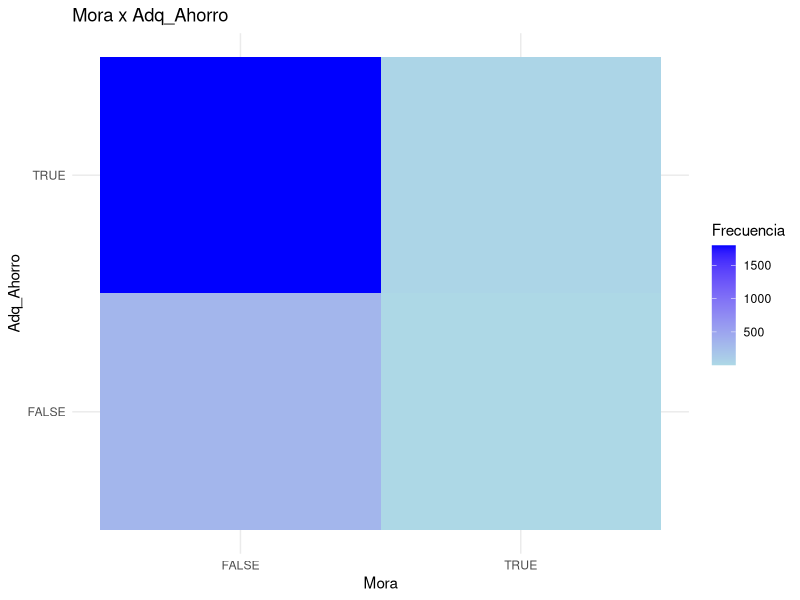
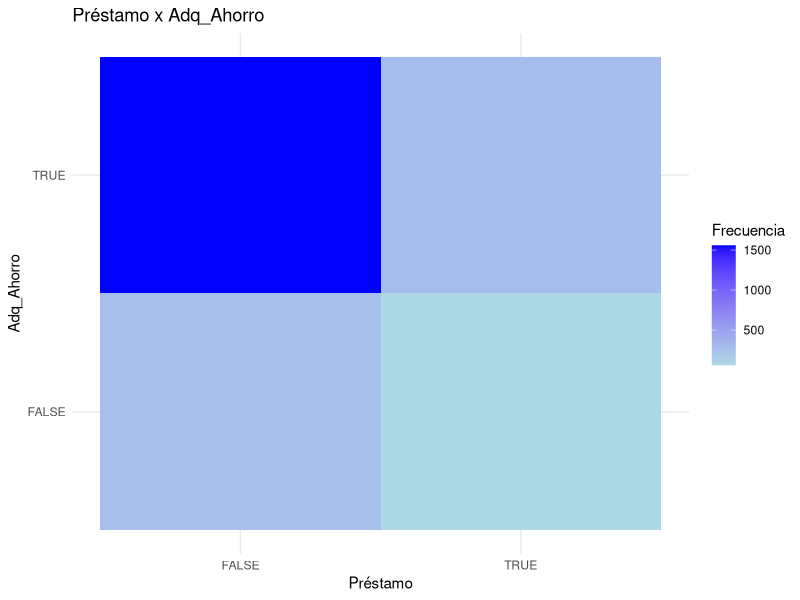
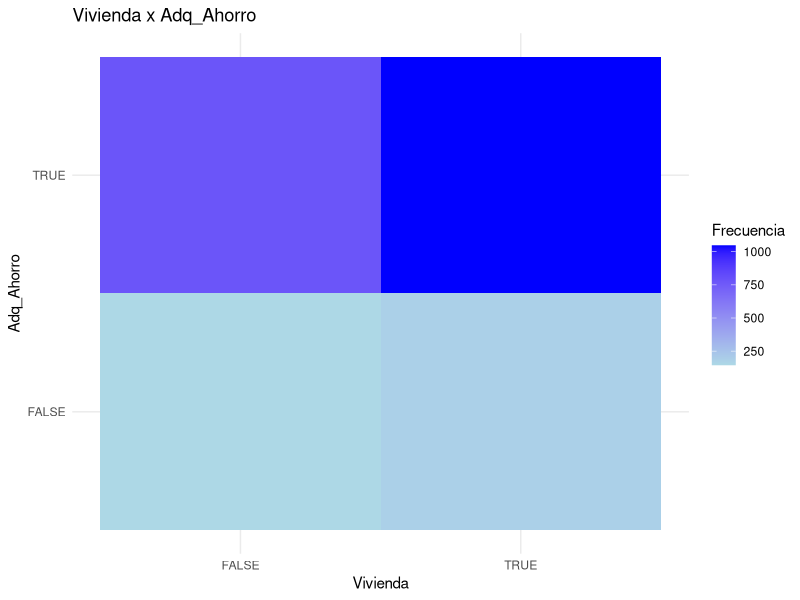
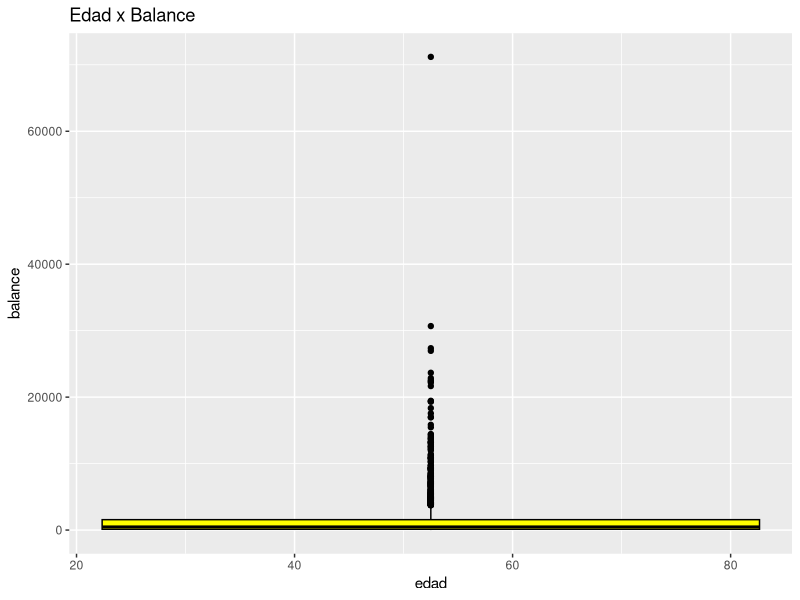
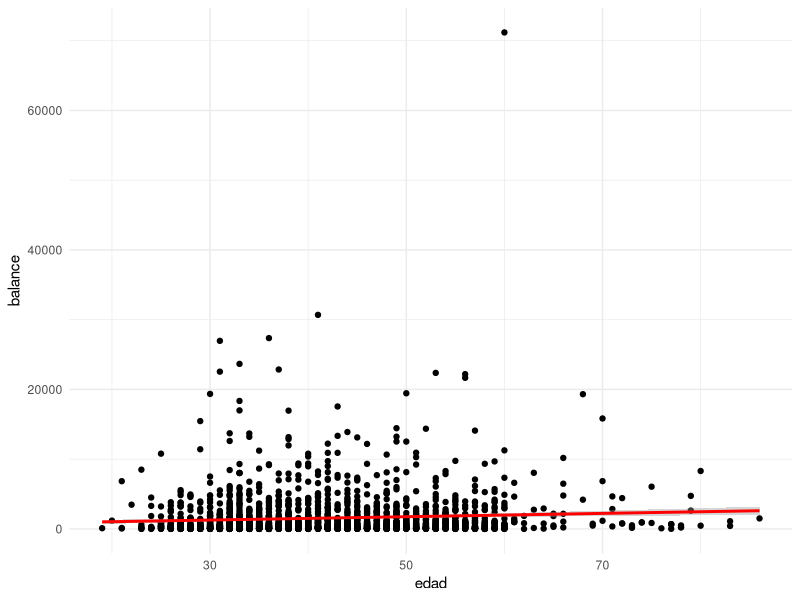
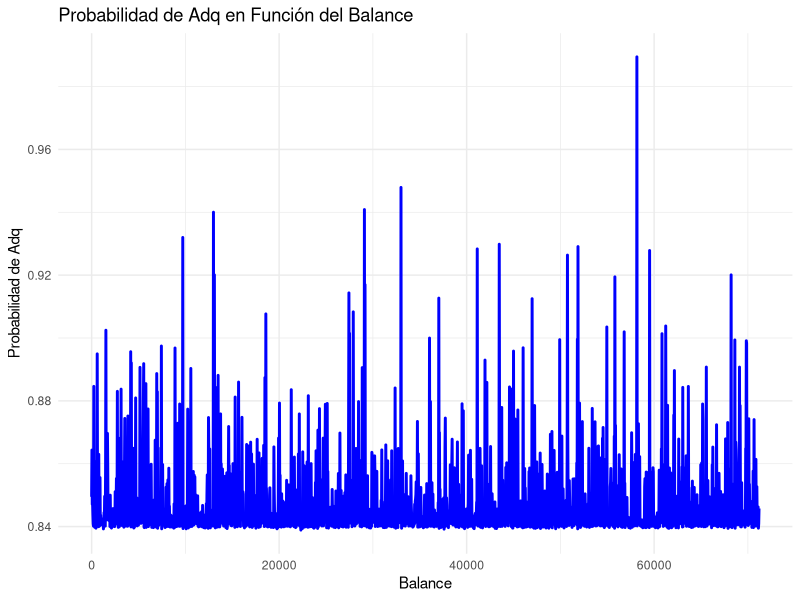
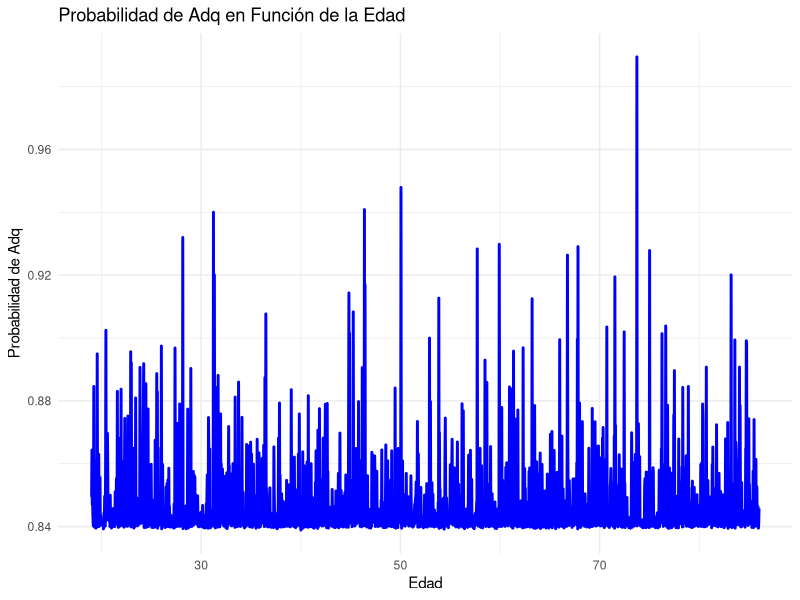
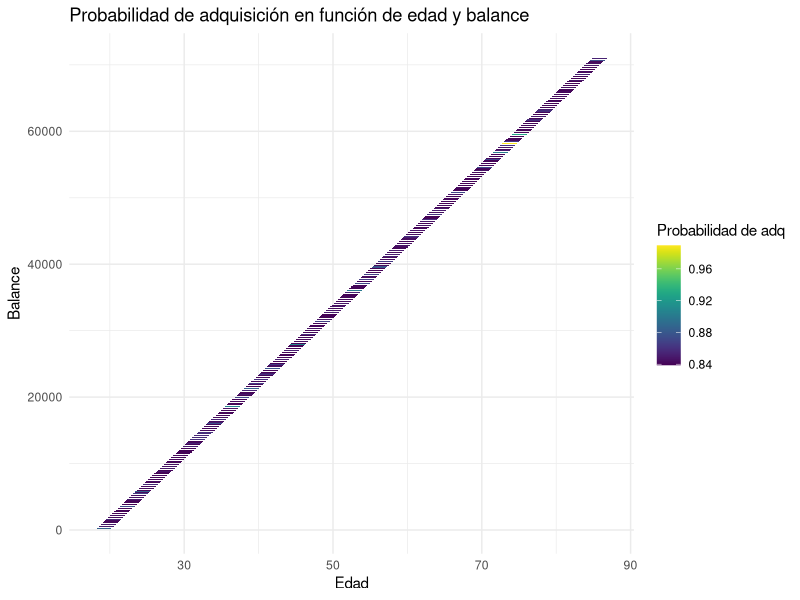

These figures' R source, in order:
## ---- chunk 1
library(readr)
library(dplyr)
library(ggplot2)
library(modeest)
## ---- chunk 2
setwd("/home/diego/Desktop/stats-class/datasets") # Cambiamos de directorio
getwd() # Comprobar ruta nueva (carpeta de datasets, donde accederemos a nuestro archivo csv)
DFO <- read.csv("AdquisicionAhorro.csv") # Leemos el CSV
DF <- DFO # Pasamos el dataframe original a un nuevo dataframe, sobre el cual se realizará la limpieza
## ---- chunk 3
sum(is.na(DF) | DF == "") # Cantidad de datos faltantes
sum(rowSums(is.na(DF) | DF == "") > 0) # Cantidad de observaciones incompletas
## ---- chunk 4
sapply(DF, function(x) sum(is.na(x) | x == ""))
## ---- chunk 5
# Comprobamos los distintos valores que tienen cada una de las variables
unique(DF$mora)
unique(DF$vivienda)
unique(DF$prestamo)
unique(DF$Adq_Ahorro)
# Revisamos la frecuencia de cada uno
table(DF$mora)
table(DF$vivienda)
table(DF$prestamo)
table(DF$Adq_Ahorro)
## ---- chunk 6
DF$mora[DF$mora == ""] <- "no"
DF$prestamo[DF$prestamo == ""] <- "no"
## ---- chunk 7
DF$vivienda[DF$vivienda == ""] <- "no"
## ---- chunk 8
DF$mora <- ifelse(DF$mora == "si", TRUE, FALSE)
DF$vivienda <- ifelse(DF$vivienda == "si", TRUE, FALSE)
DF$prestamo <- ifelse(DF$prestamo == "si", TRUE, FALSE)
DF$Adq_Ahorro <- ifelse(DF$Adq_Ahorro == 1, TRUE, FALSE)
str(DF)
## ---- chunk 9
# Comprobamos los distintos valores que tienen cada una de las variables
unique(DF$estciv)
unique(DF$educacion)
# Podemos comprobar la cantidad de strings vacíos
table(DF$estciv)
table(DF$educacion)
## ---- chunk 10
DF$educacion[DF$educacion == ""] <- "desconocido"
table(DF$educacion)
DF$educacion <- factor(DF$educacion)
## ---- chunk 11
DF$estciv[DF$estciv == ""] <- "desconocido"
table(DF$estciv)
DF$estciv <- factor(DF$estciv)
## ---- chunk 12
table(DF$pdias)
## ---- chunk 13
DF$pdias[is.na(DF$pdias)] <- -1
DF$pdias <- as.integer(DF$pdias)
## ---- chunk 14
table(DF$previo)
## ---- chunk 15
DF$previo[is.na(DF$previo)] <- 0
DF$previo <- as.integer(DF$previo)
## ---- chunk 16
table(DF$dia)
## ---- chunk 17
DF$dia <- round(DF$dia)
## ---- chunk 18
CV_Dia <- sd(DF$dia[!is.na(DF$dia)])/mean(DF$dia[!is.na(DF$dia)])
CV_Dia # Vemos que CV > 0.3, por ende en este caso tomaremos por conveniencia la mediana
median(DF$dia[!is.na(DF$dia)]) # Obtenemos 16 como la mediana
DF$dia[is.na(DF$dia)] <- 16
DF$dia <- as.integer(DF$dia)
## ---- chunk 19
table(DF$edad)
## ---- chunk 20
CV_Edad <- sd(DF$edad[!is.na(DF$edad)])/mean(DF$edad[!is.na(DF$edad)])
CV_Edad # Vemos que CV < 0.3, por ende en este caso tomaremos por conveniencia la media
mean(DF$edad[!is.na(DF$edad)]) # Obtenemos 41.24081 como la media. Como estamos trabajando con enteros, redondeamos a 41.
DF$edad[is.na(DF$edad)] <- 41
DF$edad <- as.integer(DF$edad)
## ---- chunk 21
table(DF$campana)
## ---- chunk 22
CV_Campana <- sd(DF$campana[!is.na(DF$campana)])/mean(DF$campana[!is.na(DF$campana)])
CV_Campana # Vemos que CV >> 0.3, por ende en este caso tomaremos por conveniencia la mediana
median(DF$campana[!is.na(DF$campana)]) # Obtenemos 2 como mediana
DF$campana[is.na(DF$campana)] <- 2
DF$campana <- as.integer(DF$campana)
## ---- chunk 23
# table(DF$duracion)
# Los valores son muchos y en su mayoría únicos (o con bajas frecuencias absolutas), por lo que evitaremos imprimirlos todos cada vez que se ejecute el programa.
## ---- chunk 24
CV_Duracion <- sd(DF$duracion[!is.na(DF$duracion)])/mean(DF$duracion[!is.na(DF$duracion)])
CV_Duracion # Vemos que CV > 0.3, por ende en este caso tomaremos por conveniencia la mediana
median(DF$duracion[!is.na(DF$duracion)]) # Obtenemos 181 como mediana
DF$duracion[is.na(DF$duracion)] <- 181
DF$duracion <- as.integer(DF$duracion)
## ---- chunk 25
# table(DF$balance)
# unique(DF$balance)
# Al igual que en la anterior variable, hay muchos datos distintos y por ende no vale la perna imprimirlos todos cada vez que se ejecute el programa.
## ---- chunk 26
DF$balance <- as.numeric(DF$balance)
str(DF)
## ---- chunk 27
CV_Balance <- sd(DF$balance[!is.na(DF$balance)])/mean(DF$balance[!is.na(DF$balance)])
CV_Balance # El valor del CV es bastante alto
## ---- chunk 28
DFF <- DF
DFF <- DFF %>% filter(!is.na(DFF$balance)) # Filtrar los valores nulos de balance
str(DFF)
sum(is.na(DFF) | DFF == "") # Cantidad de datos faltantes
sum(rowSums(is.na(DFF) | DFF == "") > 0) # Cantidad de observaciones incompletas
sapply(DFF, function(x) sum(is.na(x) | x == "")) # Cantidad de datos faltantes por variables
#View(DFF) # Ver el dataframe final
## ---- chunk 29
resumen_estadistico <- function(vector) {
  # Calcular los valores solicitados
  minimo <- min(vector, na.rm = TRUE)
  maximo <- max(vector, na.rm = TRUE)
  rango <- maximo - minimo
  q1 <- quantile(vector, probs = 0.25, na.rm = TRUE)
  mediana <- median(vector, na.rm = TRUE)
  q3 <- quantile(vector, probs = 0.75, na.rm = TRUE)
  iqr <- q3 - q1
  media <- mean(vector, na.rm = TRUE)
  moda <- mfv(vector)
  desviacion_standar <- sd(vector, na.rm = TRUE)
  coeficiente_variacion <- desviacion_standar / media
  
  # Imprimir los resultados
  cat("Resumen estadístico de la variable:\n")
  cat("Mínimo:", minimo, "\n")
  cat("Máximo:", maximo, "\n")
  cat("Rango:", rango, "\n")
  cat("Cuartil 1 (Q1):", q1, "\n")
  cat("Mediana (Q2):", mediana, "\n")
  cat("Cuartil 3 (Q3):", q3, "\n")
  cat("Rango intercuartílico:", iqr, "\n")
  cat("Media:", media, "\n")
  cat("Moda:", moda, "\n")
  cat("Desviación estándar:", desviacion_standar, "\n")
  cat("Coeficiente de variación:", coeficiente_variacion, "\n")
}
## ---- chunk 30
table(DFF$Adq_Ahorro)
table(DFF$vivienda)
table(DFF$prestamo)
table(DFF$mora)
table(DFF$edad)
## ---- chunk 31
datos <- data.frame(
  variable1 = DFF$mora,
  variable2 = DFF$Adq_Ahorro
)
tabla <- table(datos$variable1, datos$variable2)
tabla_df <- as.data.frame(tabla)
ggplot(tabla_df, aes(x = Var1, y = Var2, fill = Freq)) +
  geom_tile() +
  scale_fill_gradient(low = "lightblue", high = "blue") +
  labs(title = "Mora x Adq_Ahorro",
       x = "Mora",
       y = "Adq_Ahorro",
       fill = "Frecuencia") +
  theme_minimal()
## ---- chunk 32
datos <- data.frame(
  variable1 = DFF$prestamo,
  variable2 = DFF$Adq_Ahorro
)
tabla <- table(datos$variable1, datos$variable2)
tabla_df <- as.data.frame(tabla)
ggplot(tabla_df, aes(x = Var1, y = Var2, fill = Freq)) +
  geom_tile() +
  scale_fill_gradient(low = "lightblue", high = "blue") +
  labs(title = "Préstamo x Adq_Ahorro",
       x = "Préstamo",
       y = "Adq_Ahorro",
       fill = "Frecuencia") +
  theme_minimal()
## ---- chunk 33
datos <- data.frame(
  variable1 = DFF$vivienda,
  variable2 = DFF$Adq_Ahorro
)
tabla <- table(datos$variable1, datos$variable2)
tabla_df <- as.data.frame(tabla)
ggplot(tabla_df, aes(x = Var1, y = Var2, fill = Freq)) +
  geom_tile() +
  scale_fill_gradient(low = "lightblue", high = "blue") +
  labs(title = "Vivienda x Adq_Ahorro",
       x = "Vivienda",
       y = "Adq_Ahorro",
       fill = "Frecuencia") +
  theme_minimal()
## ---- chunk 34
ggplot(DFF, aes(x = edad, y = balance)) +
  geom_boxplot(fill = "yellow", color = "black") +
  labs(title = "Edad x Balance", x = "edad", y = "balance")
## ---- chunk 35
ggplot(DFF, aes(x = edad, y = balance)) +
  geom_point() +
  geom_smooth(method = "lm", col = "red") +
  theme_minimal() 
## ---- chunk 36
rlog <- glm(DFF$Adq_Ahorro ~ DFF$edad + DFF$balance, family = binomial())
summary(rlog)

balance_rango <- seq(min(DFF$balance), max(DFF$balance), length.out = 2154)
pred_df <- data.frame(
  balance = balance_rango,
  edad = rep(mean(DFF$edad), 2154)
)

pred_df$probabilidad <- predict(rlog, newdata = pred_df, type = "response")

ggplot(pred_df, aes(x = balance, y = probabilidad)) +
  geom_line(color = "blue", size = 1) +
  labs(title = "Probabilidad de Adq en Función del Balance",
       x = "Balance", y = "Probabilidad de Adq") +
  theme_minimal()
## ---- chunk 37
edad_rango <- seq(min(DFF$edad), max(DFF$edad), length.out = 2154)

pred_df <- data.frame(
  edad = edad_rango,
  balance = rep(mean(DFF$balance), 2154)
)

pred_df$probabilidad <- predict(rlog, newdata = pred_df, type = "response")

ggplot(pred_df, aes(x = edad, y = probabilidad)) +
  geom_line(color = "blue", size = 1) +
  labs(title = "Probabilidad de Adq en Función de la Edad",
       x = "Edad", y = "Probabilidad de Adq") +
  theme_minimal()
## ---- chunk 38
grid <- data.frame(
  edad = seq(min(DFF$edad), max(DFF$edad), length.out = 2154),
  balance = seq(min(DFF$balance), max(DFF$balance), length.out = 2154)
)
head(grid)
grid$probabilidad <- predict(rlog, newdata = grid, type = "response")
library(viridis)
ggplot(grid, aes(x = edad, y = balance, z = probabilidad)) +
  geom_tile(aes(fill = probabilidad), width = 2, height = 20) +
  scale_fill_viridis() +
  labs(title = "Probabilidad de adquisición en función de edad y balance",
       x = "Edad", y = "Balance", fill = "Probabilidad de adq") +
  theme_minimal()
## ---- chunk 39
data_estciv = table(subset(DFF, Adq_Ahorro == TRUE)$estciv)
tabla_estciv <- data.frame(
  estciv = (names(data_estciv)),
  frecuencia = as.vector(data_estciv),
  porcentaje = round(as.vector(prop.table(data_estciv)), 4)
)
tabla_estciv

ggplot(DFF, aes(x = estciv)) +
  geom_bar(fill = "blue", color = "black") +
  labs(title = "Gráfico de Barras de estado civil", x = "Estado civil", y = "Frecuencia")
## ---- chunk 40
data_edu = table(subset(DFF, Adq_Ahorro == TRUE)$educacion)
tabla_edu <- data.frame(
  estciv = (names(data_edu)),
  frecuencia = as.vector(data_edu),
  porcentaje = round(as.vector(prop.table(data_edu)), 4)
)
tabla_edu

ggplot(DFF, aes(x = educacion)) +
  geom_bar(fill = "green", color = "black") +
  labs(title = "Gráfico de Barras de educación", x = "Educación", y = "Frecuencia")
## ---- chunk 41
# Gráfico de cajas para la variable eduacion y duracion:
ggplot(DFF, aes(x = educacion, y = duracion)) +
  geom_boxplot(fill = "red", color = "black") +
  labs(title = "Diagrama de Cajas de Educacion vs Duración ", x = "Educación", y = "Duración")
## ---- chunk 42
data_dia = table(subset(DFF, Adq_Ahorro == TRUE)$dia)

tabla_dia <- data.frame(
  dia = sort(as.integer(names(data_dia))),
  frecuencia = as.vector(data_dia),
  porcentaje = round(as.vector(prop.table(data_dia)), 4)
)
tabla_dia

ggplot(tabla_dia, aes(x = dia, y = frecuencia, fill = frecuencia)) +
  geom_bar(stat = "identity", color = "black") +
  scale_fill_gradient(
    low = "red",
    high = "green"
  ) +
  labs(
    title = "Cantidad de clientes contactados que adquirieron cuenta de ahorros según el día del mes",
    x = "Día del mes",
    y = "Clientes",
    fill = NULL
  ) +
  theme_minimal()

resumen_estadistico(subset(DFF, Adq_Ahorro == TRUE)$dia)

## ---- chunk 43
rango_dia <- table(cut(subset(DFF, Adq_Ahorro == TRUE)$dia, breaks = seq(1, 31, by = 10), right = FALSE, include.lowest = TRUE))
tabla_dia <- data.frame(
  dia = names(rango_dia),
  frecuencia = as.vector(rango_dia),
  porcentaje = round(as.vector(prop.table(rango_dia)), 4)
)
tabla_dia

ggplot(subset(DFF, Adq_Ahorro == TRUE), aes(x = dia, fill = after_stat(count))) +
  geom_histogram(binwidth = 10, boundary = 1, color = "black") +
  scale_fill_gradient(
    low = "red",
    high = "blue"
  ) +
  scale_x_continuous(
    breaks = seq(1, 31, by = 10)
  ) +
  labs(
    title = "Cantidad de clientes contactados que adquirieron cuenta de ahorros según los\ndías del mes",
    x = "Días del mes",
    y = "Clientes",
    fill = NULL
  ) +
  theme_minimal()
## ---- chunk 44
rango_dia <- table(cut(subset(DFF, Adq_Ahorro == FALSE)$dia, breaks = seq(1, 31, by = 10), right = FALSE, include.lowest = TRUE))
tabla_dia <- data.frame(
  dia = names(rango_dia),
  frecuencia = as.vector(rango_dia),
  porcentaje = round(as.vector(prop.table(rango_dia)), 4)
)
tabla_dia

ggplot(subset(DFF, Adq_Ahorro == FALSE), aes(x = dia, fill = after_stat(count))) +
  geom_histogram(binwidth = 10, boundary = 1, color = "black") +
  scale_fill_gradient(
    low = "red",
    high = "blue"
  ) +
  scale_x_continuous(
    breaks = seq(1, 31, by = 10)
  ) +
  labs(
    title = "Cantidad de clientes contactados que no adquirieron cuenta de ahorros según los\ndías del mes",
    x = "Días del mes",
    y = "Clientes",
    fill = NULL
  ) +
  theme_minimal()
## ---- chunk 45
rango_duracion <- table(cut(subset(DFF, Adq_Ahorro == TRUE)$duracion, breaks = seq(0, 2050, by = 50), right = FALSE, include.lowest = TRUE))
tabla_duracion <- data.frame(
  duracion = names(rango_duracion),
  frecuencia = as.vector(rango_duracion),
  porcentaje = round(as.vector(prop.table(rango_duracion)), 4)
)
tabla_duracion

ggplot(subset(DFF, Adq_Ahorro == TRUE), aes(x = duracion, fill = after_stat(count))) +
  geom_histogram(binwidth = 50, boundary = 0, color = "black") +
  scale_fill_gradient(
    low = "red",
    high = "blue"
  ) +
  labs(
    title = "Duración del último contacto de clientes que aceptaron adquirir una cuenta de\nahorros",
    x = "Duración del último contacto (segundos)",
    y = "Clientes",
    fill = NULL
  ) +
  theme_minimal()
resumen_estadistico(subset(DFF, Adq_Ahorro == TRUE)$duracion)
## ---- chunk 46
rango_duracion <- table(cut(subset(DFF, Adq_Ahorro == FALSE)$duracion, breaks = seq(0, 2050, by = 50), right = FALSE, include.lowest = TRUE))
tabla_duracion <- data.frame(
  duracion = names(rango_duracion),
  frecuencia = as.vector(rango_duracion),
  porcentaje = round(as.vector(prop.table(rango_duracion)), 4)
)
tabla_duracion

ggplot(subset(DFF, Adq_Ahorro == FALSE), aes(x = duracion, fill = after_stat(count))) +
  geom_histogram(binwidth = 50, boundary = 0, color = "black") +
  scale_fill_gradient(
    low = "red",
    high = "blue"
  ) +
  labs(
    title = "Duración del íltimo contacto de clientes que no aceptaron adquirir una cuenta de\nahorros",
    x = "Duración del último contacto (segundos)",
    y = "Clientes",
    fill = NULL
  ) +
  theme_minimal()
resumen_estadistico(subset(DFF, Adq_Ahorro == FALSE)$duracion)
## ---- chunk 47
inter_Dia <- cut(DFF$dia, breaks = seq(1, 31, by = 10), right = FALSE, include.lowest = TRUE)
table(inter_Dia)
plot(DFF$duracion~inter_Dia , col = "green"  ,main = "Duración de la llamda según el día del mes", xlab="Día del mes (intervalos de 10 días)" , ylab = "Duración de la llamda (segundos)")
## ---- chunk 48

data_campana = table(DFF$campana)

tabla_campana <- data.frame(
  campana = sort(as.integer(names(data_campana))),
  frecuencia = as.vector(data_campana),
  porcentaje = round(as.vector(prop.table(data_campana)), 4)
)
tabla_campana

ggplot(tabla_campana, aes(x = campana, y = frecuencia, fill = frecuencia)) +
  geom_bar(stat = "identity", color = "black") +
  scale_fill_gradient(
    low = "red",
    high = "green"
  ) +
  labs(
    title = "Distribución de clientes según el número de veces que fueron contactados\ndurante la campaña",
    x = "Contactos realizados durante la campaña",
    y = "Clientes",
    fill = NULL
  ) +
  theme_minimal()

resumen_estadistico(DFF$campana)
quantile(DFF$campana, probs = 0.95, na.rm = TRUE)
## ---- chunk 49
data_campana = table(subset(DFF, Adq_Ahorro == TRUE)$campana)

tabla_campana <- data.frame(
  campana = sort(as.integer(names(data_campana))),
  frecuencia = as.vector(data_campana),
  porcentaje = round(as.vector(prop.table(data_campana)), 4)
)
tabla_campana

ggplot(tabla_campana, aes(x = campana, y = frecuencia, fill = frecuencia)) +
  geom_bar(stat = "identity", color = "black") +
  scale_fill_gradient(
    low = "red",
    high = "green"
  ) +
  labs(
    title = "Distribución de clientes que adquirieron una cuenta de ahorros según el número\nde veces que fueron contactados durante la campaña",
    x = "Contactos realizados durante la campaña",
    y = "Clientes que adquirieron una cuenta de ahorros",
    fill = NULL
  ) +
  theme_minimal()

resumen_estadistico(subset(DFF, Adq_Ahorro == TRUE)$campana)
## ---- chunk 50
data_campana = table(subset(DFF, Adq_Ahorro == FALSE)$campana)

tabla_campana <- data.frame(
  campana = sort(as.integer(names(data_campana))),
  frecuencia = as.vector(data_campana),
  porcentaje = round(as.vector(prop.table(data_campana)), 4)
)
tabla_campana

ggplot(tabla_campana, aes(x = campana, y = frecuencia, fill = frecuencia)) +
  geom_bar(stat = "identity", color = "black") +
  scale_fill_gradient(
    low = "red",
    high = "green"
  ) +
  labs(
    title = "Distribución de clientes que no adquirieron una cuenta de ahorros según el\nnúmero de veces que fueron contactados durante la campaña",
    x = "Contactos realizados durante la campaña",
    y = "Clientes que no adquirieron una cuenta de ahorros",
    fill = NULL
  ) +
  theme_minimal()

resumen_estadistico(subset(DFF, Adq_Ahorro == FALSE)$campana)

## ---- chunk 51
data_previo = table(DFF$previo)

tabla_previo <- data.frame(
  previo = sort(as.integer(names(data_previo))),
  frecuencia = as.vector(data_previo),
  porcentaje = round(as.vector(prop.table(data_previo)), 4)
)
tabla_previo

ggplot(tabla_previo, aes(x = previo, y = frecuencia, fill = frecuencia)) +
  geom_bar(stat = "identity", color = "black") +
  scale_fill_gradient(
    low = "red",
    high = "green"
  ) +
  labs(
    title = "Distribución de clientes según el número de veces que fueron contactados\nprevio a la campaña",
    x = "Contactos realizados previo a la campaña",
    y = "Clientes",
    fill = NULL
  ) +
  theme_minimal()

resumen_estadistico(DFF$previo)
## ---- chunk 52
data_previo = table(subset(DFF, Adq_Ahorro == TRUE)$previo)

tabla_previo <- data.frame(
  previo = sort(as.integer(names(data_previo))),
  frecuencia = as.vector(data_previo),
  porcentaje = round(as.vector(prop.table(data_previo)), 4)
)
tabla_previo

ggplot(tabla_previo, aes(x = previo, y = frecuencia, fill = frecuencia)) +
  geom_bar(stat = "identity", color = "black") +
  scale_fill_gradient(
    low = "red",
    high = "green"
  ) +
  labs(
    title = "Distribución de clientes que adquirieron una cuenta de ahorros según el número\nde veces que fueron contactados previo a la campaña",
    x = "Contactos realizados previo a la campaña",
    y = "Clientes",
    fill = NULL
  ) +
  theme_minimal()

resumen_estadistico(subset(DFF, Adq_Ahorro == TRUE)$previo)
## ---- chunk 53
data_previo = table(subset(DFF, Adq_Ahorro == FALSE)$previo)

tabla_previo <- data.frame(
  previo = sort(as.integer(names(data_previo))),
  frecuencia = as.vector(data_previo),
  porcentaje = round(as.vector(prop.table(data_previo)), 4)
)
tabla_previo

ggplot(tabla_previo, aes(x = previo, y = frecuencia, fill = frecuencia)) +
  geom_bar(stat = "identity", color = "black") +
  scale_fill_gradient(
    low = "red",
    high = "green"
  ) +
  labs(
    title = "Distribución de clientes que adquirieron una cuenta de ahorros según el número\nde veces que fueron contactados previo a la campaña",
    x = "Contactos realizados previo a la campaña",
    y = "Clientes",
    fill = NULL
  ) +
  theme_minimal()

resumen_estadistico(subset(DFF, Adq_Ahorro == FALSE)$previo)
## ---- chunk 54
# Tabla 1: Adq_Ahorro = TRUE
tabla_pdias_adq_ahorro <- DFF %>%
  filter(Adq_Ahorro == TRUE) %>%
  mutate(condicion = ifelse(pdias == -1, "No contactado", "Contactado")) %>%
  group_by(condicion) %>%
  summarise(
    Frecuencia = n(),
    Porcentaje = round((n() / nrow(DFF[DFF$Adq_Ahorro == TRUE, ])) * 100, 2)
  )

# Tabla 2: Adq_Ahorro = FALSE
tabla_pdias_no_adq_ahorro <- DFF %>%
  filter(Adq_Ahorro == FALSE) %>%
  mutate(condicion = ifelse(pdias == -1, "No contactado", "Contactado")) %>%
  group_by(condicion) %>%
  summarise(
    Frecuencia = n(),
    Porcentaje = round((n() / nrow(DFF[DFF$Adq_Ahorro == FALSE, ])) * 100, 2)
  )

# Mostrar tablas
tabla_pdias_adq_ahorro
tabla_pdias_no_adq_ahorro
## ---- chunk 55
rango_pdias <- table(cut(subset(DFF, Adq_Ahorro == TRUE & pdias != -1)$pdias, breaks = seq(0, 850, by = 50), right = FALSE, include.lowest = TRUE))
tabla_pdias <- data.frame(
  pdias = names(rango_pdias),
  frecuencia = as.vector(rango_pdias),
  porcentaje = round(as.vector(prop.table(rango_pdias)), 4)
)
tabla_pdias

ggplot(subset(DFF, Adq_Ahorro == TRUE & pdias != -1), aes(x = pdias, fill = after_stat(count))) +
  geom_histogram(binwidth = 50, boundary = 0, color = "black") +
  scale_fill_gradient(
    low = "red",
    high = "blue"
  ) +
  scale_x_continuous(
    breaks = seq(0, 850, by = 50)
  ) +
  labs(
    title = "Tiempo que transcurrió entre el último contacto en campaña y el inicio de la campaña actual en clientes que adquirieron una cuenta y fueron previamente contactados",
    x = "Tiempo entre último contacto e inicio de la campaña actual",
    y = "Clientes",
    fill = NULL
  ) +
  theme_minimal()
resumen_estadistico(subset(DFF, Adq_Ahorro == TRUE & pdias != -1)$pdias)
